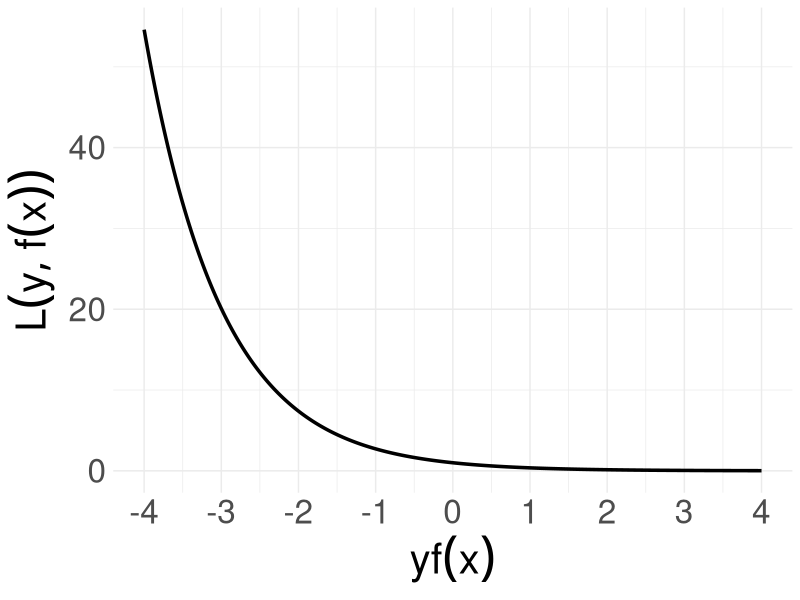
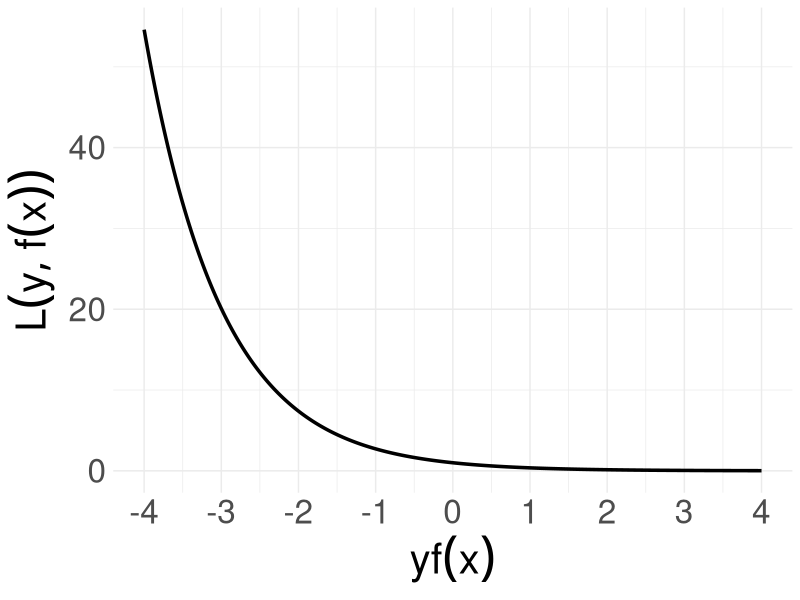

The R script that drew these images, in order:
# ------------------------------------------------------------------------------
# classification further losses

# FIG: exponential loss
# ------------------------------------------------------------------------------

library(ggplot2)

# DATA -------------------------------------------------------------------------

x <- seq(-4, 4, by = 0.01)
y <- exp(-x)

# PLOTS ------------------------------------------------------------------------

p <- ggplot(data.frame(x, y), aes(x = x, y = y)) + 
  geom_line(size = 1.2) +
  scale_x_continuous(breaks = seq(-4, 4)) +
  xlab(expression(yf(x))) +
  ylab(expression(L(y, f(x)))) + 
  theme_minimal() +
  theme(text = element_text(size = 30))
p
ggsave("../figure/exponential.png", p, height = 4, width = 12)
